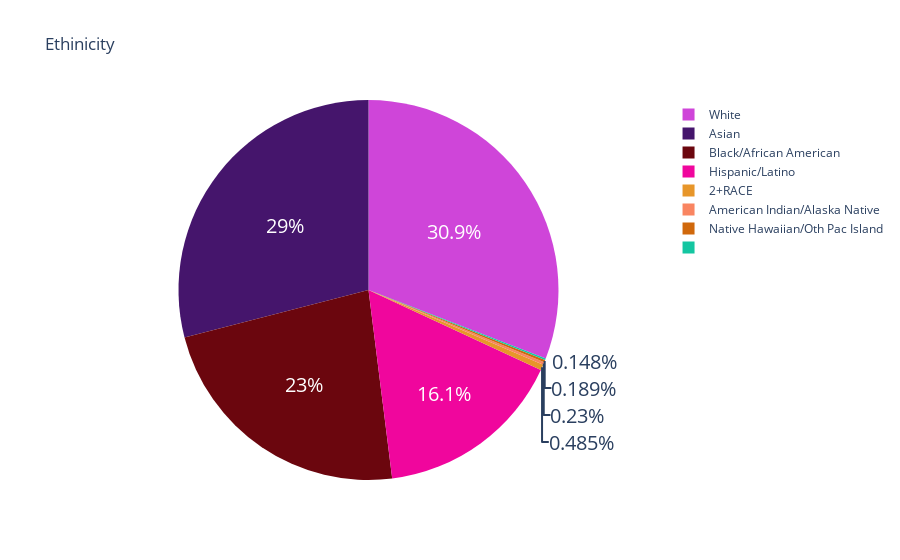

This figure's notebook cell:
### Markdown cell above
## Ethinicity of the workforce

### Code cell
simple_graph(df,'EthnicGrpDescr', 'pie', title='Ethinicity')

### Figure 1 — Plotly figure (JSON) as saved in the notebook; plotly's stock layout.template omitted (floating-point values rounded to 4 significant figures)
{"data": [{"labels": ["White", "Asian", "Black/African American", "Hispanic/Latino", "2+RACE", "American Indian/Alaska Native", "Native Hawaiian/Oth Pac Island", " "], "marker": {"colors": ["#CF45D9", "#45156C", "#6B060E", "#F0069D", "#E7962A", "#F98561", "#D0680C", "#14C6A1", "#AF8970", "#5BFBA6", "#761120", "#90178C", "#6BA9C9", "#AD892A", "#601542", "#7BC2DE", "#111455", "#087896", "#5B046B", "#6FC436"]}, "textfont": {"size": 20}, "type": "pie", "values": [6039, 5678, 4496, 3149, 95, 45, 37, 29]}], "layout": {"title": {"text": "Ethinicity"}}}
